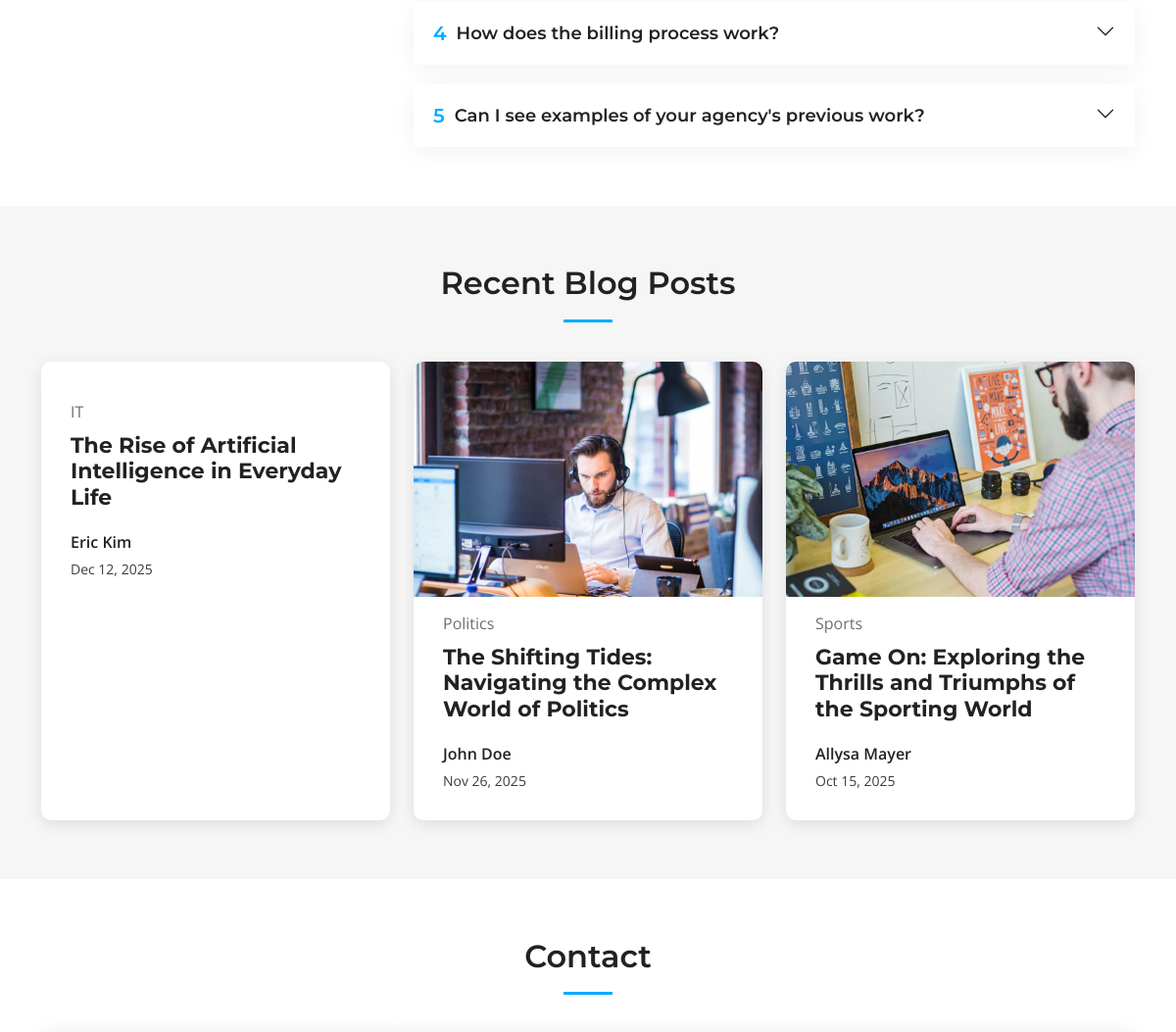
Before: / (middle part) with the older database file.
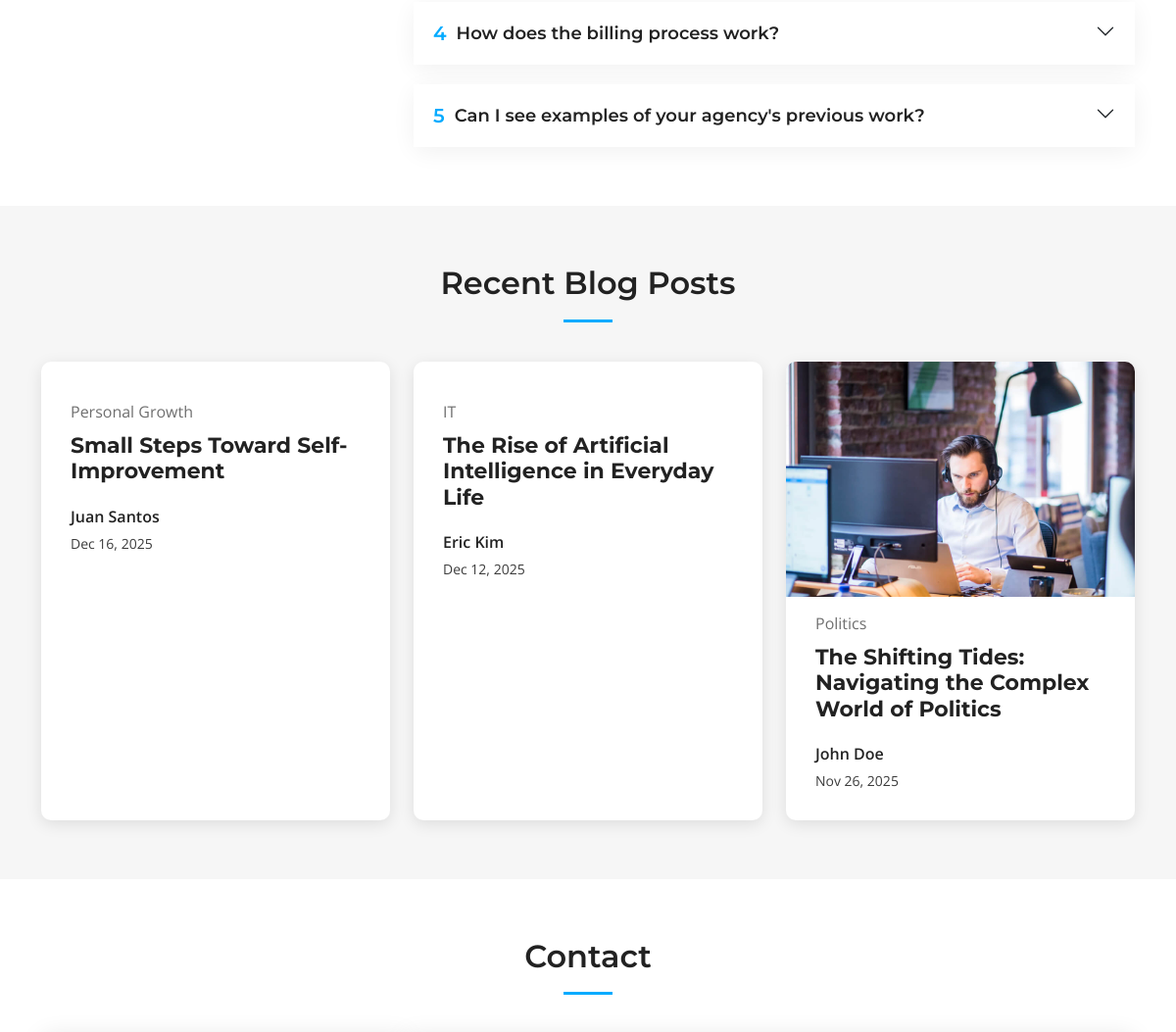
After: the same page with the newer database file.
### app/models.py (models this page shows, shortened)
class FrequentlyAskedQuestion(models.Model):
    question = models.CharField(max_length=255)
    answer = models.TextField()

class Blog(models.Model):
    image = models.CharField(max_length=255, blank=True, null=True)
    category = models.CharField(max_length=100, blank=True, null=True)
    title = models.CharField(max_length=255)
    author = models.ForeignKey(Author, on_delete=models.PROTECT, blank=True, null=True)
    created_at = models.DateTimeField(default=timezone.now)
    content = RichTextField()

class Author(models.Model):
    first_name = models.CharField(max_length=100)
    last_name = models.CharField(max_length=100, blank=True, null=True)
    country = models.CharField(max_length=100)
    joined_at = models.DateTimeField(blank=True, null=True)

### app/views.py (the view)
# urls.py: path("", index, name="home"),
def index(request):
    general_info = GeneralInfo.objects.first()
    services = Service.objects.all()
    testimonials = Testimonial.objects.all()
    faqs = FrequentlyAskedQuestion.objects.all()
    recent_blogs = Blog.objects.all().order_by("-created_at")[:3]
    context = {
        "company_name": general_info.company_name,
        "location": general_info.location,
        "phone": general_info.phone,
        "email": general_info.email,
        "open_hours": general_info.open_hours,
        "video_url": general_info.video_url,
        "twitter_url": general_info.twitter_url,
        "facebook_url": general_info.facebook_url,
        "instagram_url": general_info.instagram_url,
        "linkedin_url": general_info.linkedin_url,
        "services": services,
        "testimonials": testimonials,
        "faqs": faqs,
        "recent_blogs": recent_blogs,
    }
    return render(request, "index.html", context)

### templates/index.html (shortened to what this page needs)
{% extends 'assets/main.html' %}
{% load static %}
{% block mainContent %}
    <section id="faq" class="faq">
      <div class="container" data-aos="fade-up">
        <div class="row gy-4">
          <div class="col-lg-4">
          </div>
          <div class="col-lg-8">
            <div class="accordion accordion-flush" id="faqlist" data-aos="fade-up" data-aos-delay="100">
              {% for faq in faqs %}
                <div class="accordion-item">
                  <h3 class="accordion-header">
                    <button class="accordion-button collapsed" type="button" data-bs-toggle="collapse" data-bs-target="#faq-content-{{ forloop.counter }}">
                      <span class="num">{{ forloop.counter }}</span>
                      {{ faq.question }}
                    </button>
                  </h3>
                </div>
              {% endfor %}
            </div>
          </div>
        </div>
      </div>
    </section>
    <section id="recent-posts" class="recent-posts sections-bg">
      <div class="container" data-aos="fade-up">
        <div class="section-header">
          <h2>Recent Blog Posts</h2>
        </div>
        <div class="row gy-4">
        {% for blog in recent_blogs %}
          <div class="col-xl-4 col-md-6">
            <article>
              <div class="post-img">
                {% if 'http' in blog.image %}
                  <img src="{{ blog.image }}" alt="" class="img-fluid">
                {% else %}
                  <img src="{% static blog.image %}" alt="" class="img-fluid">
                {% endif %}
              </div>
              <p class="post-category">{{ blog.category }}</p>
              <h2 class="title">
                <a href="{% url 'blog_detail' blog_id=blog.id %}">{{ blog.title }}</a>
              </h2>
              <div class="d-flex align-items-center">
                <div class="post-meta">
                  <p class="post-author">{{ blog.author.first_name }} {{ blog.author.last_name }}</p>
                  <p class="post-date">
                    <time datetime="2022-01-01">{{ blog.created_at | date:"M d, Y" }}</time>
                  </p>
                </div>
              </div>
            </article>
          </div>
        {% endfor %}
        </div>
      </div>
    </section>
    <section id="contact" class="contact">
      <div class="container" data-aos="fade-up">
        <div class="section-header">
          <h2>Contact</h2>
        </div>
        <div class="row gx-lg-0 gy-4">
        </div>
      </div>
    </section>
{% endblock %}

Changed rows visible on the page:
no longer on this page (row unchanged): Blog: image (picture), category "Sports", title "Game On: Exploring the Thrills and Triumphs of the Sporting World", author.first_name "Allysa", author.last_name "Mayer", created_at "Oct 15, 2025"
added Blog: category "Personal Growth", title "Small Steps Toward Self-Improvement", author.first_name "Juan", author.last_name "Santos", created_at "Dec 16, 2025"
